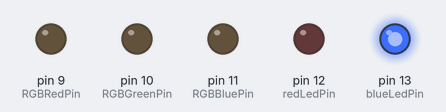
This sketch was run on a simulated Arduino Uno, built with avr-gcc and run on an emulated ATmega328P. Shown: output pins drawn as LEDs (lit = HIGH).

Above: at 0.1 s.
At 0.7 s:
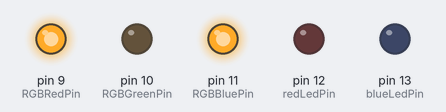
At 1.3 s:
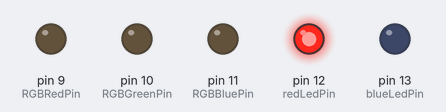
At 1.9 s:
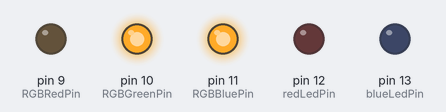
At 2.5 s:
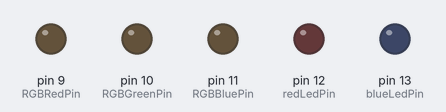
At 4.9 s:
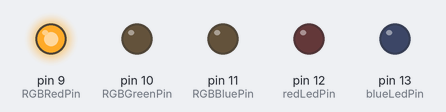
Timing chart, 0 to 5.2 s (numbered marks = the images above):
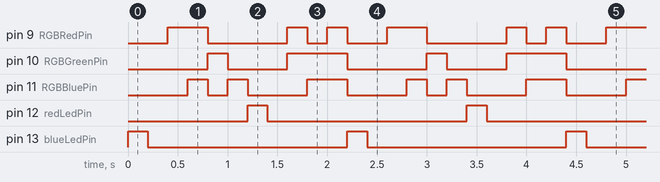

The sketch:

lightshow.ino
```cpp
int RGBRedPin = 9;    //The red RGB LED is connected pin 9 of the Arduino.
int RGBGreenPin = 10; //The green RGB LED is connected pin 10 of the Arduino.
int RGBBluePin = 11;  //The blue RGB LED is connected pin 11 of the Arduino.
int blueLedPin  = 13; //The blue LED is connected pin 13 of the Arduino.
int redLedPin =  12; //the red led is connected pin 12 of the arduino.
int onTime = 200;    //This is the number of milliseconds the LED will be on for.
int offTime = 200;   //This is the number of milliseconds the LED will be off for.
int waitTime = 200; //Sets the amount of time to wait between color changes.

void setup() { //The Setup function runs once.
  pinMode(redLedPin, OUTPUT);
  pinMode(blueLedPin, OUTPUT);
  pinMode(RGBRedPin, OUTPUT);    //Setup red RGB LED pin as an output pin.
  pinMode(RGBGreenPin, OUTPUT);  //Setup green RGB LED pin as an output pin.
  pinMode(RGBBluePin, OUTPUT);   //Setup blue RGB LED pin as an output pin.
}

void loop() { //The loop function runs forever.
 digitalWrite(blueLedPin, HIGH);  //Turn on the blue LED.
  delay(onTime);                   //Wait onTime.
  digitalWrite(blueLedPin, LOW);   //Turn off the blue LED.
  delay(offTime);                  //Wait offTime.

//Display Red
digitalWrite(RGBRedPin, HIGH); //Turn on RED
delay(waitTime);               //Wait for 2 seconds
digitalWrite(RGBRedPin, LOW);  //Turn off Red

//Display  Magenta  (Red + Blue)
digitalWrite(RGBRedPin, HIGH); //Turn on RED
digitalWrite(RGBBluePin, HIGH); //Turn on RED
delay(waitTime);               //Wait for 2 seconds
digitalWrite(RGBRedPin, LOW);  //Turn off Red
digitalWrite(RGBBluePin, LOW); //Turn on RED

//Display Green
digitalWrite(RGBGreenPin, HIGH); //Turn on RED
delay(waitTime);               //Wait for 2 seconds
digitalWrite(RGBGreenPin, LOW);  //Turn off Red

//Display Blue
digitalWrite(RGBBluePin, HIGH); //Turn on RED
delay(waitTime);               //Wait for 2 seconds
digitalWrite(RGBBluePin, LOW);  //Turn off Red

digitalWrite(redLedPin, HIGH);  //Turn on the red LED.
  delay(onTime);                   //Wait onTime.
  digitalWrite(redLedPin, LOW);   //Turn off the red LED.
  delay(offTime);                  //Wait offTime.


//Display  Yellow  (Red + Green)
digitalWrite(RGBRedPin, HIGH); //Turn on RED
digitalWrite(RGBGreenPin, HIGH); //Turn on RED
delay(waitTime);               //Wait for 2 seconds
digitalWrite(RGBRedPin, LOW);  //Turn off Red
digitalWrite(RGBGreenPin, LOW); //Turn of RED

//Display  Cyan  (Blue + Green)
digitalWrite(RGBBluePin, HIGH); //Turn on BLUE
digitalWrite(RGBGreenPin, HIGH); //Turn on GREEN
delay(waitTime);               //Wait for 2 seconds
digitalWrite(RGBBluePin, LOW); //Turn of BLUE
digitalWrite(RGBGreenPin, LOW);  //Turn off GREEN

//Display White  (Red + Blue + Green)
digitalWrite(RGBRedPin, HIGH); //Turn on RED
digitalWrite(RGBBluePin, HIGH); //Turn on BLUE
digitalWrite(RGBGreenPin, HIGH); //Turn on GREEN
delay(waitTime);               //Wait for 2 seconds
digitalWrite(RGBRedPin, LOW);  //Turn off RED
digitalWrite(RGBBluePin, LOW); //Turn off BLUE
digitalWrite(RGBGreenPin, LOW); //Turn off GREEN
}
```

Measured:
- by itself, pin 9 (RGBRedPin): repeats every 2.2 s: LOW 0.80 s, HIGH 0.20 s, LOW 0.20 s, HIGH 0.20 s, LOW 0.40 s, HIGH 0.40 s
- by itself, pin 10 (RGBGreenPin): repeats every 2.2 s: LOW 0.60 s, HIGH 0.60 s, LOW 0.80 s, HIGH 0.20 s
- by itself, pin 11 (RGBBluePin): repeats every 2.2 s: LOW 0.20 s, HIGH 0.20 s, LOW 0.60 s, HIGH 0.40 s, LOW 0.60 s, HIGH 0.20 s
- by itself, pin 12 (redLedPin), pin 13 (blueLedPin): alternates HIGH for 0.20 s and LOW for 2.0 s
